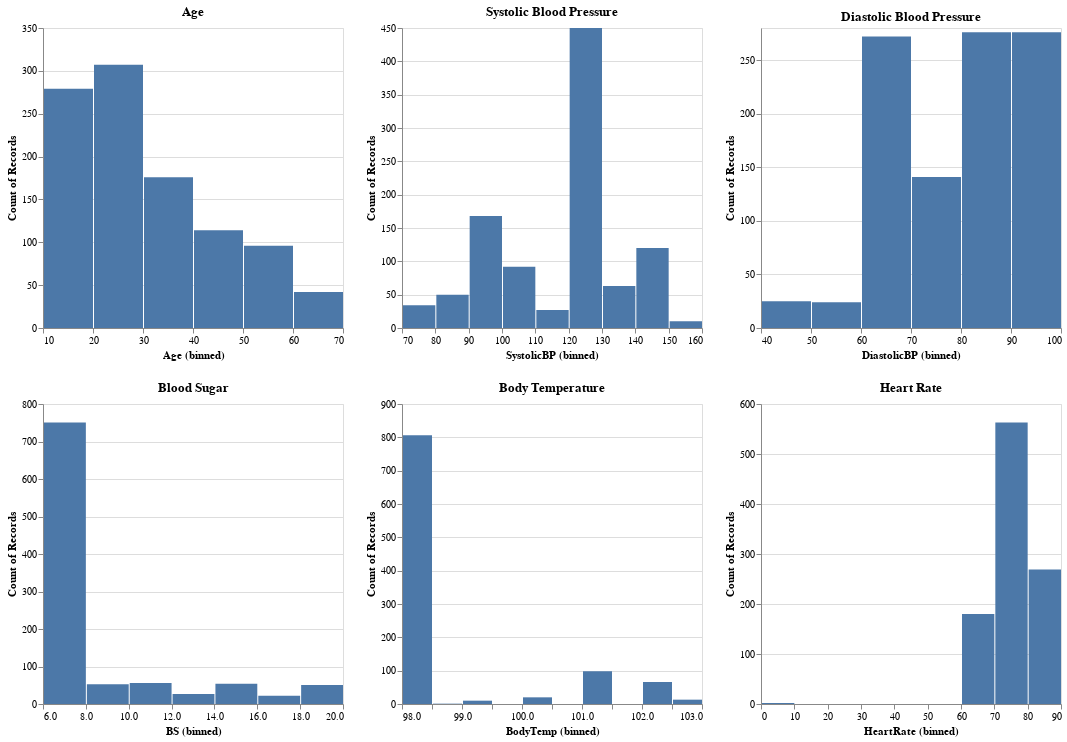

The code cell stored with this chart in its notebook:
### Markdown cell above
### Examinez la distribution de chaque attribut (colonne) au sein de l'ensemble de données. Utilisez des histogrammes ou des boxplots pour visualiser les distributions, en identifiant les motifs sous-jacents ou les valeurs aberrantes.

### Code cell
chart1 = alt.Chart(maternalHealthRisk_dataset, title = "Age").mark_bar().encode(
    alt.X("Age:Q", bin=True),
    y = 'count()'
)

chart2 = alt.Chart(maternalHealthRisk_dataset, title = "Systolic Blood Pressure").mark_bar().encode(
    alt.X("SystolicBP:Q", bin=True),
    y = 'count()'
)

chart3 = alt.Chart(maternalHealthRisk_dataset, title = "Diastolic Blood Pressure").mark_bar().encode(
    alt.X("DiastolicBP:Q", bin=True),
    y = 'count()'
)

chart4 = alt.Chart(maternalHealthRisk_dataset, title = "Blood Sugar").mark_bar().encode(
    alt.X("BS:Q", bin=True),
    y = 'count()'
)

chart5 = alt.Chart(maternalHealthRisk_dataset, title = "Body Temperature").mark_bar().encode(
    alt.X("BodyTemp:Q", bin=True),
    y = 'count()'
)

chart6 = alt.Chart(maternalHealthRisk_dataset, title = "Heart Rate").mark_bar().encode(
    alt.X("HeartRate:Q", bin=True),
    y = 'count()'
)

# Combine the charts in rows and columns
(chart1 | chart2 | chart3) & (chart4 | chart5 | chart6)

### Figure 1 — Vega-Lite specification as saved in the notebook (floating-point values rounded to 4 significant figures; data arrays with more than 128 entries replaced by an {"elided": "..."} marker saying what was removed)
{"config": {"view": {"continuousWidth": 300, "continuousHeight": 300}}, "vconcat": [{"hconcat": [{"mark": {"type": "bar"}, "encoding": {"x": {"bin": true, "field": "Age", "type": "quantitative"}, "y": {"aggregate": "count", "type": "quantitative"}}, "title": "Age"}, {"mark": {"type": "bar"}, "encoding": {"x": {"bin": true, "field": "SystolicBP", "type": "quantitative"}, "y": {"aggregate": "count", "type": "quantitative"}}, "title": "Systolic Blood Pressure"}, {"mark": {"type": "bar"}, "encoding": {"x": {"bin": true, "field": "DiastolicBP", "type": "quantitative"}, "y": {"aggregate": "count", "type": "quantitative"}}, "title": "Diastolic Blood Pressure"}]}, {"hconcat": [{"mark": {"type": "bar"}, "encoding": {"x": {"bin": true, "field": "BS", "type": "quantitative"}, "y": {"aggregate": "count", "type": "quantitative"}}, "title": "Blood Sugar"}, {"mark": {"type": "bar"}, "encoding": {"x": {"bin": true, "field": "BodyTemp", "type": "quantitative"}, "y": {"aggregate": "count", "type": "quantitative"}}, "title": "Body Temperature"}, {"mark": {"type": "bar"}, "encoding": {"x": {"bin": true, "field": "HeartRate", "type": "quantitative"}, "y": {"aggregate": "count", "type": "quantitative"}}, "title": "Heart Rate"}]}], "data": {"name": "data-784c568b4ac4db9d3b795a26b020cf7e"}, "$schema": "https://vega.github.io/schema/vega-lite/v5.20.1.json", "datasets": {"data-784c568b4ac4db9d3b795a26b020cf7e": {"elided": "1014 records"}}}
